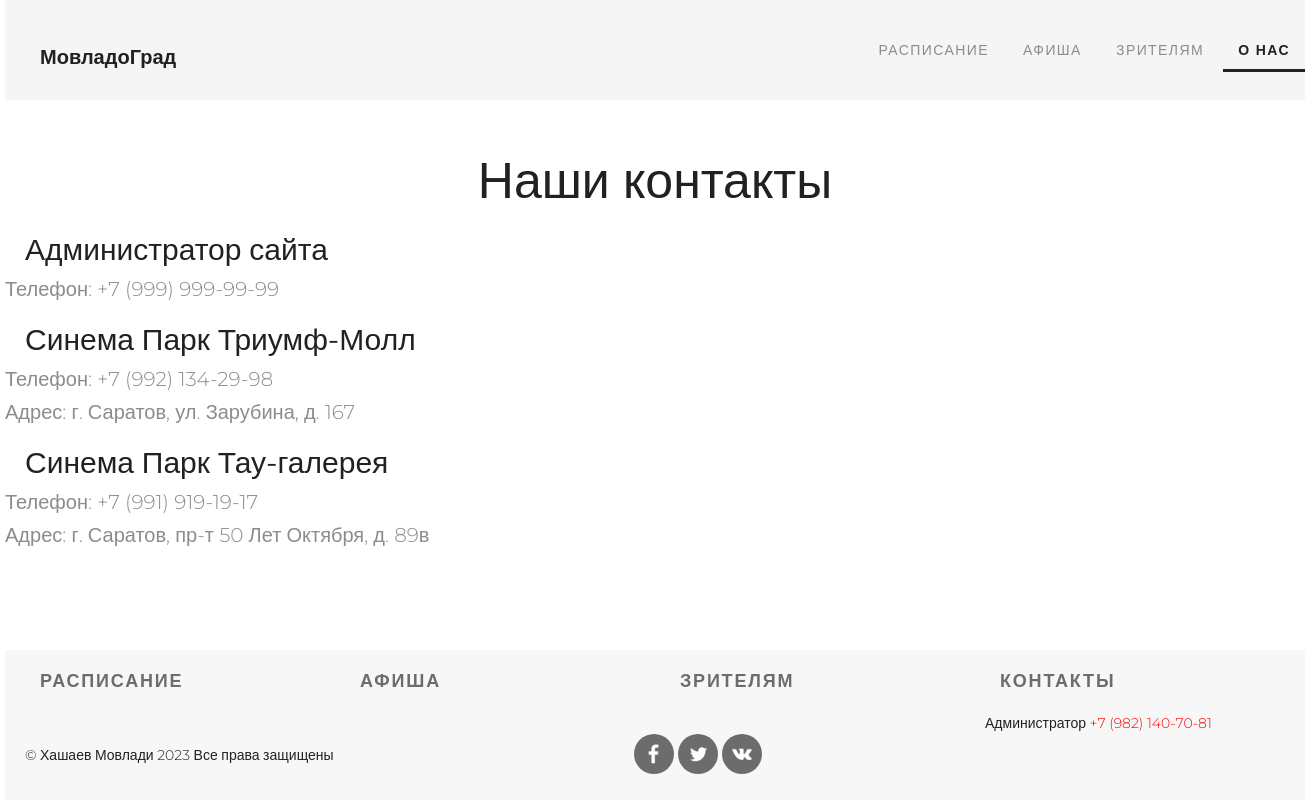
The page /contact.php on the database its author committed.
### tables this page shows
create table theaters(
    id serial primary key,
    name varchar(50) not null unique comment 'Название кинотеатра',
    tel varchar(20) not null comment 'Номер телефона',
    addr varchar(255) not null comment 'Адрес'
) comment 'Таблица с кинотеатрами';

### contact.php (the view, shortened to what this page needs)
<!DOCTYPE html>
<?php
@$db = new mysqli(HOST, USER_NAME, PASSWORD, DBNAME);
$query = 'select * from theaters';
$theaters = $db->query($query);
?>
<html lang="en">
<head>
    <link rel="stylesheet" href="style.css">
</head>
<body>
    <div class="container">
        <div class="header clearfix">
            <a href="index.php" class="logo">МовладоГрад</a>
            <ul class="menu">
                <li class="menu_item"><a href="index.php" class="menu_link">Расписание</a></li>
                <li class="menu_item"><a href="poster.php" class="menu_link">Афиша</a></li>
                <li class="menu_item"><a href="viewers.html" class="menu_link">Зрителям</a></li>
                <li class="menu_item"><a href="contact.php" class="menu_link menu_link_active">О нас</a></li>
            </ul>
        </div>
        <div class="content">
            <h1>Наши контакты</h1>
            <h2>Администратор сайта</h2>
            <p>Телефон: +7 (999) 999-99-99</p>
            <?php
            $n = $theaters->num_rows;
            if ($n != 0) {
                $theaters->data_seek(0);
                for ($i = 0; $i < $n; $i++) {
                    $row = $theaters->fetch_assoc();
                    echo "<h2>" . $row['name'] . "</h2>";
                    echo "<p>Телефон: " . $row['tel'] . "</p>";
                    echo "<p>Адрес: " . $row['addr'] . "</p>";
                }
            }
            ?>
        </div>
        <div class="clr"></div>
    </div>
    <div class="footer">
        <div class="footer_block">
            <a href="index.php">Расписание</a>
        </div>
        <div class="footer_block">
            <a href="poster.php">Афиша</a>
        </div>
        <div class="footer_block">
            <a href="viewers.html">Зрителям</a>
        </div>
        <div class="footer_block">
            <a href="contact.php">Контакты</a>
            <p>Администратор <span>+7 (982) 140-70-81</span></p>
        </div>
        <div class="footer_bottom">
            <div class="copyright">
                <p>&#169; Хашаев Мовлади 2023 Все права защищены</p>
            </div>
            <div class="social_networks">
                <a href="https://www.facebook.com/" target="_blank" class="social_network_link"><img src="img/fb.png" alt="fb"></a>
                <a href="https://twitter.com/" target="_blank" class="social_network_link"><img src="img/twitter.png" alt="twitter"></a>
                <a href="https://vk.com/" target="_blank" class="social_network_link"><img src="img/vk.png" alt="vk"></a>
            </div>
        </div>
    </div>
</body>
</html>

### style.css (style rules this page uses)
* { font-family: "Montserrat", sans-serif; margin : 0px; padding : 0px; }
html, body { height: 100%; }
.container { margin : 0 auto; min-height: 100%; width : 1300px; }
.clearfix { clear : both; content: ""; display: table; }
.header { background-color: #f5f5f5; height : 100px; width : 1300px; }
.logo { color : #212121; display : inline-block; font-size : 20px; font-weight : 700; margin : 35px 0 0 20px; padding : 10px 15px; text-decoration: none; }
.menu { float: right; }
.menu_item { display : inline-block; list-style-type: none; margin-top : 40px; }
.menu_link { color : #8c8c8c; font-size : 14px; font-weight : 300; letter-spacing : 1.4px; padding : 10px 15px; text-decoration: none; text-transform : uppercase; }
.menu_link_active { border-bottom: 3px solid #212121; color : #212121; font-weight : 700; }
.content { text-align: left; }
.content h1 { color : #212121; font-size : 50px; font-weight: 400; margin-top : 50px; text-align : center; }
.content h2 { color : #212121; font-size : 30px; font-weight: 400; margin : 20px 0 0 20px; }
.content p { color : #8c8c8c; font-size : 20px; font-weight: 300; line-height: 23px; margin-top : 10px; }
.clr { height: 150px; }
.footer { background-color: #f7f7f7; height : 150px; margin : -150px auto 0; width : 1300px; }
.footer a { color : #6c6c6c; display : inline-block; font-size : 18px; font-weight : 700; letter-spacing : 1.8px; padding : 10px 15px; text-decoration: none; text-transform : uppercase; }
.footer p { color : #212121; font-size : 14px; font-weight: 300; line-height: 22px; padding : 10px 0px 0px 0px; }
.footer span { color: red; }
.footer_block { float : left; margin : 10px 0px 0px 20px; padding: 0px; width : 300px; }
.footer_bottom { float : left; margin-left: 20px; }
.copyright { float: left; }
.social_networks { float : left; margin-left: 300px; }
img[alt="fb"], img[alt="twitter"], img[alt="vk"] { height : 20px; width : 20px; margin-left: -5px; padding : 0; }
.social_network_link { display : inline-block; background-color: #6c6c6c; border-radius : 50%; height : 20px; width : 10px; margin : 0; padding : 0; text-align : center; vertical-align : middle; }

### rows shown on the page
theaters: name "Синема Парк Триумф-Молл", tel "+7 (992) 134-29-98", addr "г. Саратов, ул. Зарубина, д. 167"
theaters: name "Синема Парк Тау-галерея", tel "+7 (991) 919-19-17", addr "г. Саратов, пр-т 50 Лет Октября, д. 89в"
